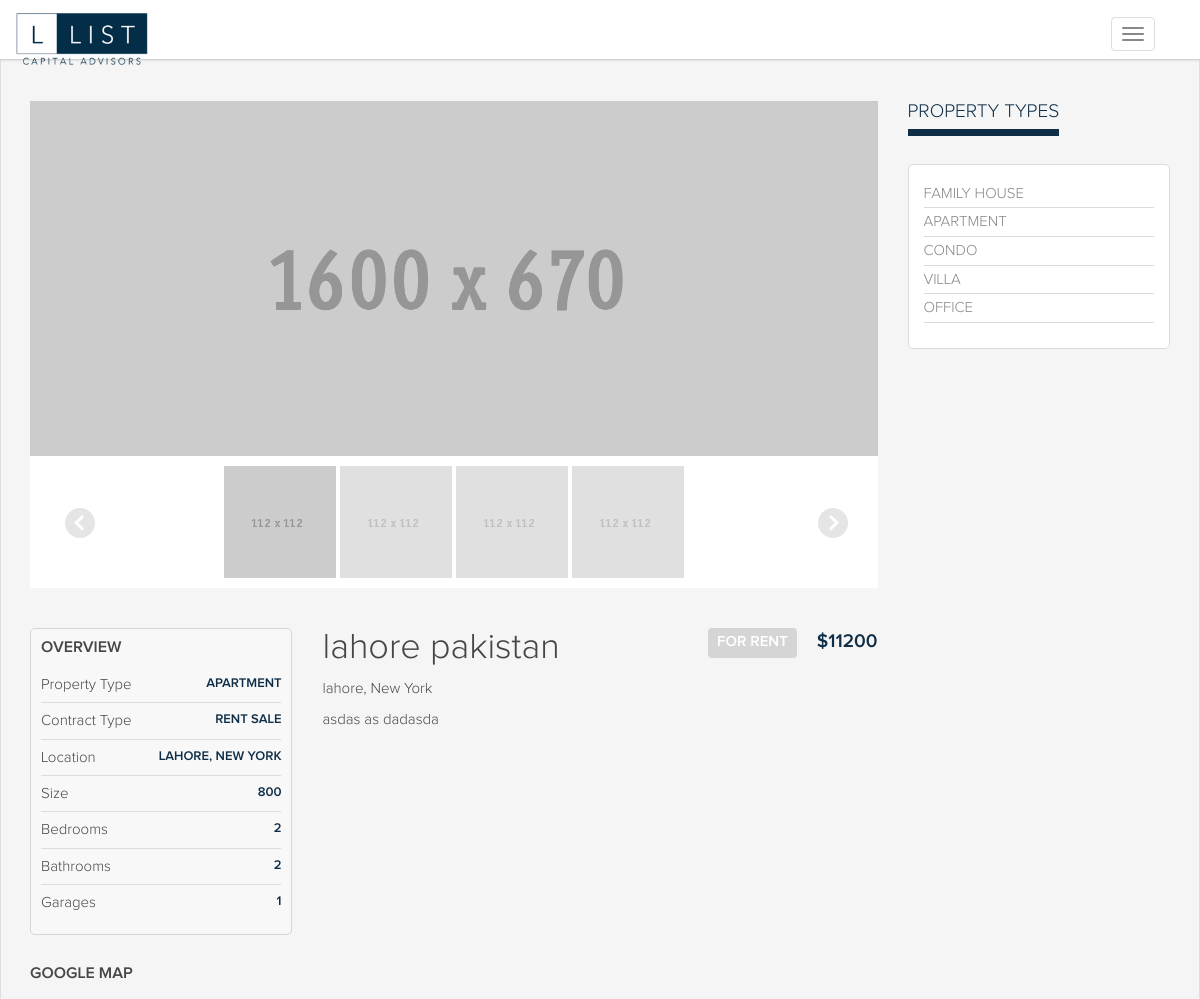
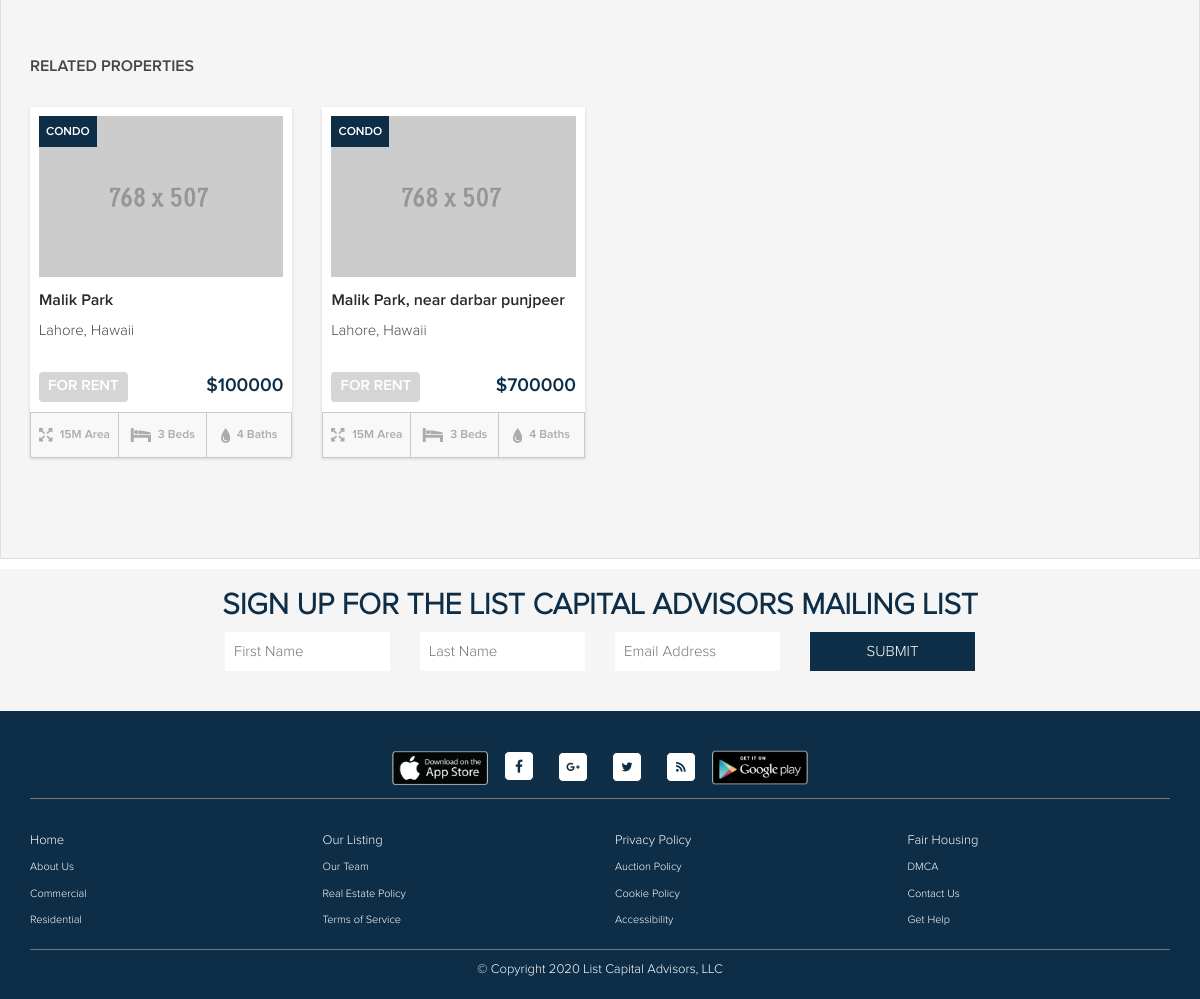
The app's page /index.php/home/single/5 with its own data (2 pictures, top to bottom).
### tables this page shows
CREATE TABLE IF NOT EXISTS `real_property_type` (
  `property_type` int(11) NOT NULL AUTO_INCREMENT,
  `name` varchar(255) NOT NULL,
  PRIMARY KEY (`property_type`)
);

CREATE TABLE IF NOT EXISTS `real_property` (
  `property_id` int(11) NOT NULL AUTO_INCREMENT,
  `user_id` int(11) NOT NULL,
  `auction_type` enum('online_auction','in_person_auction') NOT NULL DEFAULT 'in_person_auction',
  `address` text NOT NULL,
  `zip_code` varchar(20) NOT NULL,
  `city` varchar(255) NOT NULL,
  `state` varchar(255) NOT NULL,
  `description` text NOT NULL,
  `size` varchar(255) NOT NULL,
  `bedroom` int(11) NOT NULL,
  `bathroom` int(11) NOT NULL,
  `garage` int(11) NOT NULL,
  `google_map` text NOT NULL,
  `price` varchar(255) NOT NULL,
  `asset_type_id` int(11) NOT NULL,
  `property_type` int(11) NOT NULL,
  `contract_type` enum('sale','rent') NOT NULL,
  `image1` text NOT NULL,
  `image2` text NOT NULL,
  `image3` text NOT NULL,
  `image4` text NOT NULL,
  `image5` text NOT NULL,
  `status` enum('1','0') NOT NULL,
  PRIMARY KEY (`property_id`)
);

### application/controllers/home.php (called while the page is built, shortened)
<?php if ( ! defined('BASEPATH')) exit('No direct script access allowed');
class Home extends CI_Controller {
	public function template($content = '', $data = '')
	{
		$this->load->database();
		if (isset($_SESSION['user']))
		{
			$data['login'] = true;
		}
		else
		{
			$data['login'] = false;
		}
		$result = $this->db->query("SELECT * FROM `real_property_type`;");
		if ($result->num_rows() > 0)
		{
			$row = $result->result_array();
			$data['property_type'] = $row;
		}
		$this->load->view('header',$data);
		$this->load->view($content,$data);
		$this->load->view('footer',$data);
	}
	public function single($pid='')
	{
		$this->load->database();
		$result = $this->db->query("SELECT * FROM `real_property` WHERE `property_id` = '$pid' LIMIT 1;");
		if ($result->num_rows() > 0)
		{
			$row = $result->row();
			$data['q'] =  $row;
			$result = $this->db->query("SELECT * FROM `real_property_type`;");
			if ($result->num_rows() > 0)
			{
				$row = $result->result_array();
				$data['property_type'] = $row;
			}
			$property_id = $data['q']->property_id;
			$contract_type = $data['q']->contract_type;
			$city = $data['q']->city;
			$wrp = $this->db->query("SELECT * FROM `real_property` WHERE `contract_type` = '$contract_type' AND `city` = '$city' AND `property_id` != '$property_id' LIMIT 3;");
			if ($wrp->num_rows() > 0)
			{
				$wrp = $wrp->result_array();
				$data['wrp'] =  $wrp;
			}
			else
			{
				$wrp = $this->db->query("SELECT * FROM `real_property` WHERE `property_id` != '$property_id' ORDER BY `property_id` DESC LIMIT 3;");
				$wrp = $wrp->result_array();
				$data['wrp'] =  $wrp;
			}
			$data['page_title'] = $data['q']->address;
			$data['meta_des'] = $data['q']->address;
			$data['meta_key'] = $data['q']->address;
			$data['error'] = false;
			$this->template('single',$data);
		}
		else
		{
			echo "";
		}
	}
}

### index.php (called while the page is built, shortened)
<?php
require_once BASEPATH.'core/CodeIgniter.php';

### application/views/single.php (the view, shortened to what this page needs)
<section class="properties">
    <div class="container">
        <div class="row">
            <div class="col-lg-9 col-md-9">
                <div class="gallery">
                    <ul class="bxslider2">
                      <li><img src="<?php echo base_url(); ?>asset/img/1600x670.gif" alt="" /></li>
                    </ul>
                    <div id="bx-pager">
                      <a data-slide-index="0" href=""><img src="<?php echo base_url(); ?>asset/img/112x112.gif" alt="" /></a>
                      <a data-slide-index="1" href=""><img src="<?php echo base_url(); ?>asset/img/112x112.gif" alt=""/></a>
                      <a data-slide-index="2" href=""><img src="<?php echo base_url(); ?>asset/img/112x112.gif" alt=""/></a>
                      <a data-slide-index="3" href=""><img src="<?php echo base_url(); ?>asset/img/112x112.gif" alt=""/></a>
                    </div>
                    <div class="sliderControls">
                        <span class="slider-prev"></span>
                        <span class="slider-next"></span>
                    </div>
                </div>
                <div class="row">
                    <div class="col-lg-4">
                        <div class="overview">
                        <h4>OVERVIEW</h4>
                        <ul class="overviewList">
                        <?php
                        foreach ($property_type as $key => $val)
                        {
                            if ($val['property_type'] == $q->property_type)
                            {
                                $_property_type = $val['name'];
                            }
                        }
                        ?>
                            <li>Property Type <span style="text-transform: uppercase;"><?=$_property_type?></span></li>
                            <li>Contract Type <span style="text-transform: uppercase;"><?=$q->contract_type?> SALE</span></li>
                            <li>Location <span style="text-transform: uppercase;"><?=$q->city?>, <?=$q->state?></span></li>
                            <li>Size <span><?=$q->size?></span></li>
                            <li>Bedrooms <span><?=$q->bedroom?></span></li>
                            <li>Bathrooms <span><?=$q->bathroom?></span></li>
                            <li>Garages <span><?=$q->garage?></span></li>
                        </ul>
                        </div>
                    </div>
                    <div class="col-lg-8">
                        <p class="price" style="float:right;">$<?=$q->price?></p>
                        <p class="forSale" style="text-transform: uppercase;float:right; margin-right:20px;">FOR <?=$q->contract_type?></p>
                        <h1><?=$q->address?></h1>
                        <p><?=$q->city?>, <?=$q->state?></p>
                        <p><?=$q->description?></p><br/>
                    </div>
                </div>
                <h4>GOOGLE MAP</h4>
                <div class="divider thin"></div>
                <div class="row">
                    <div class="col-lg-12 col-md-12 col-sm-12">
                    </div>
                </div>
                <br><br>
                <h4>RELATED PROPERTIES</h4>
                <div class="divider thin"></div>
                <div class="row">
                    <?php
                    foreach ($wrp as $key => $val)
                    {
                        foreach ($property_type as $key => $value)
                        {
                            if ($val['property_type'] == $value['property_type'])
                            {
                                $_property_type = $value['name'];
                            }
                        }
                    ?>
                        <div class="col-lg-4 col-md-4 col-sm-6">
                            <div class="propertyItem">
                                <div class="propertyContent">
                                    <a class="propertyType" href="#" style="text-transform: uppercase;"><?=$_property_type?></a>
                                    <a href="<?php echo site_url('home/single/'.$val['property_id']); ?>" class="propertyImgLink"><img class="propertyImg" src="<?php echo base_url(); ?>asset/img/768x507.gif" alt="" /></a>
                                    <h4><a href="property_single.html"><?=$val['address']?></a></h4>
                                    <p><?=$val['city']?>, <?=$val['state']?></p>
                                    <div class="divider thin"></div>
                                    <p class="forSale" style="text-transform: uppercase;">FOR <?=$val['contract_type']?></p>
                                    <p class="price">$<?=$val['price']?></p>
                                </div>
                                <table border="1" class="propertyDetails">
                                    <tr>
                                    <td><img src="<?php echo base_url(); ?>asset/img/icon-area.png" alt="" style="margin-right:7px;" /><?=$val['size']?> Area</td>
                                    <td><img src="<?php echo base_url(); ?>asset/img/icon-bed.png" alt="" style="margin-right:7px;" /><?=$val['bedroom']?> Beds</td>
                                    <td><img src="<?php echo base_url(); ?>asset/img/icon-drop.png" alt="" style="margin-right:7px;" /><?=$val['bathroom']?> Baths</td>
                                    </tr>
                                </table>
                            </div>
                        </div>
                    <?php
                    }
                    ?>
                </div>
            </div>
            <div class="col-lg-3 col-md-3">
                <h3>PROPERTY TYPES</h3>
                <div class="divider"></div>
                <div class="propertyTypesWidget sidebarWidget">
                    <ul>
                    <?php
                    foreach ($property_type as $key => $value)
                    {
                    ?>
                        <li><h4><a href="<?php echo site_url('home/properties/all/'.$value['property_type'].''); ?>" style="text-transform: uppercase;"><?=$value['name']?></a></h4></li>
                    <?php
                    }
                    ?>
                    </ul>
                </div>
            </div>
        </div>
    </div>
</section>

### application/views/header.php (shortened to what this page needs)
<!DOCTYPE html>
<html>
<head>
<link rel="stylesheet" href="https://use.fontawesome.com/releases/v5.7.2/css/all.css">
<link href="<?=CSS?>bootstrap.min.css" rel="stylesheet" media="screen">
<link href="<?=CSS?>jquery.bxslider.css" rel="stylesheet" media="screen">
<link href="<?=CSS?>style.css" rel="stylesheet" type="text/css" media="all" />
<link href="<?=CSS?>responsive.css" rel="stylesheet" type="text/css" media="all" />
<link href="<?=CSS?>yamm.css" rel="stylesheet" type="text/css" media="all" />
<link href="<?=CSS?>jquery.nouislider.min.css" rel="stylesheet" type="text/css" media="all" />
<link href="<?=CSS?>jvectormap.css" rel="stylesheet" type="text/css" media="all" />
</head>
<body>
<header class="navbar yamm navbar-default navbar-fixed-top">
    <div class="container">
       	<div class="navbar-header">
            <button type="button" class="navbar-toggle" data-toggle="collapse" data-target=".navbar-collapse">
                <span class="icon-bar"></span>
                <span class="icon-bar"></span>
                <span class="icon-bar"></span>
            </button>
            <a class="navbar-brand" href="<?=BASEURL?>"><img src="<?=IMG?>logo.png" class="logo" alt="INFINITI"/></a>
        </div>
    </div>
</header>

### application/views/footer.php (shortened to what this page needs)
    <div class="home-signup-area">
        <div class="container">
            <form>
                <div class="row">
                    <div class="col-md-12">
                        <h1>sign up for the List Capital Advisors mailing list</h1>
                    </div>
                    <div class="col-md-2 offset-2"></div>
                    <div class="col-md-2"><input type="text" name="fname" placeholder="First Name" required="required"></div>
                    <div class="col-md-2"><input type="text" name="lname" placeholder="Last Name" required="required"></div>
                    <div class="col-md-2"><input type="email" name="email" placeholder="Email Address" required="required"></div>
                    <div class="col-md-2"><input type="submit" value="submit"></div>
                    <div class="col-md-2 offset-2"></div>
                </div>
            </form>
        </div>
    </div>
    <div class="footer-final">
        <div class="container">
            <div class="footer-top-part">
                <div class="row">
                    <div class="col-md-12 footer-images text-center">
                        <a href="javascript://"><img src="<?=IMG?>apple.png" style="width: 100px;"></a>
                        <ul class="social">
                            <li><a href="javascript://"><i class="fab fa-facebook-f"></i></a></li>
                            <li><a href="javascript://"><i class="fab fa-google-plus-g"></i></a></li>
                            <li><a href="javascript://"><i class="fab fa-twitter"></i></a></li>
                            <li><a href="javascript://"><i class="fas fa-rss"></i></a></li>
                        </ul>
                        <a href="javascript://"><img src="<?=IMG?>google.png" style="width: 100px;"></a>
                    </div>
                </div>
            </div>
            <div class="footer-top-part">
                <div class="row">
                    <div class="col-md-3">
                        <ul>
                            <li><a href="<?=BASEURL?>">Home</a></li>
                            <li><a href="<?=BASEURL?>about">About Us</a></li>
                            <li><a href="javascript://">Commercial</a></li>
                            <li><a href="javascript://">Residential</a></li>
                        </ul>
                    </div>
                    <div class="col-md-3">
                        <ul>
                            <li><a href="<?=BASEURL?>our_listing">Our Listing</a></li>
                            <li><a href="<?=BASEURL?>management_team">Our Team</a></li>
                            <li><a href="javascript://">Real Estate Policy</a></li>
                            <li><a href="javascript://">Terms of Service</a></li>
                        </ul>
                    </div>
                    <div class="col-md-3">
                        <ul>
                            <li><a href="javascript://">Privacy Policy</a></li>
                            <li><a href="javascript://">Auction Policy</a></li>
                            <li><a href="javascript://">Cookie Policy</a></li>
                            <li><a href="javascript://">Accessibility</a></li>
                        </ul>
                    </div>
                    <div class="col-md-3">
                        <ul>
                            <li><a href="javascript://">Fair Housing</a></li>
                            <li><a href="javascript://">DMCA</a></li>
                            <li><a href="<?=BASEURL?>contact">Contact Us</a></li>
                            <li><a href="javascript://">Get Help</a></li>
                        </ul>
                    </div>
                </div>
            </div>
            <div class="row">
                <div class="col-md-12 text-center">
                    <p>&copy; Copyright <?=date('Y')?> List Capital Advisors, LLC</p>
                </div>
            </div>
        </div>
    </div>
</body>
</html>

### asset/css/responsive.css (style rules this page uses)
@media screen and (min-width: 760px) and (max-width: 1200px) { .navbar-toggle { display:inline-block; float:right; } }
@media screen and (min-width: 760px) and (max-width: 1200px) { .navbar-header { width:100%; } }
@media only screen and (max-width:1200px) { .price { font-size:19px; } }

### asset/css/yamm.css (style rules this page uses)
.yamm .container { position: relative; }

### records on screen
real_property_type: name "APARTMENT"
real_property: contract_type "RENT", city "LAHORE", state "NEW YORK", size "800", bedroom "2", bathroom "2", garage "1", price "11200", address "lahore pakistan", city "lahore", state "New York", description "asdas as dadasda"
real_property: address "Malik Park", city "Lahore", state "Hawaii", contract_type "RENT", price "100000", size "15M", bedroom "3", bathroom "4"
real_property_type: name "CONDO"
real_property: address "Malik Park, near darbar punjpeer", city "Lahore", state "Hawaii", contract_type "RENT", price "700000", size "15M", bedroom "3", bathroom "4"
real_property_type: name "FAMILY HOUSE"
real_property_type: name "VILLA"
real_property_type: name "OFFICE"
